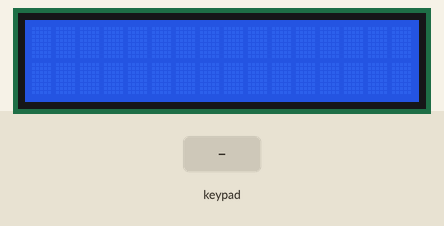
Simulated run of this sketch. Board: Arduino Uno, built with avr-gcc and run on an emulated ATmega328P. Shown: 16×2 character LCD. The test bench sets the inputs (shaded band). What the sketch prints to the serial monitor is not drawn.

Above: at 1.3 s.
1.4 s: keypad keys 5 4 3 2 # pressed 0.4 s apart
At 4.3 s:
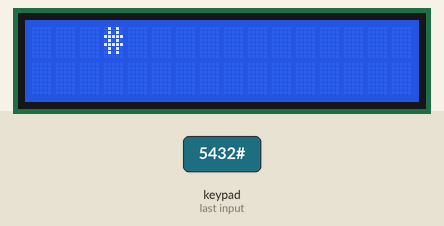
4.9 s: key '*' pressed
At 5.9 s:
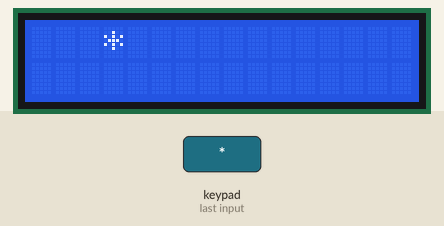
6.4 s: key '1' pressed
At 7.1 s:
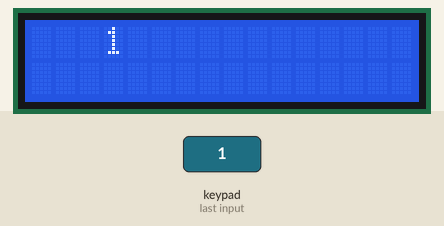
7.9 s: keypad keys 8 7 6 pressed 0.4 s apart
At 10.0 s:
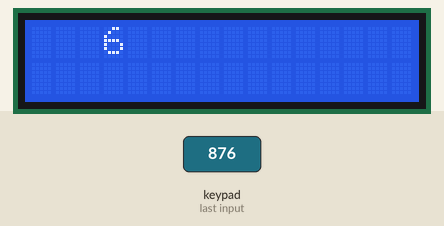
10.6 s: key '#' pressed
At 11.2 s:
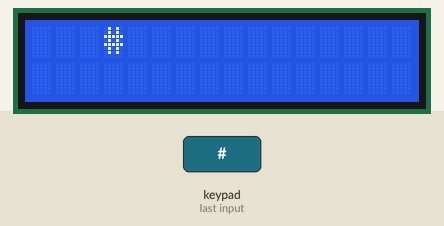
12.1 s: key '2' pressed
At 12.4 s:
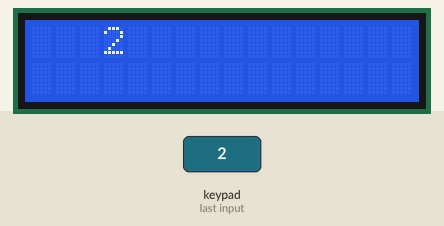
Timing chart, 0 to 14.6 s (numbered marks = the images above; inputs shaded):
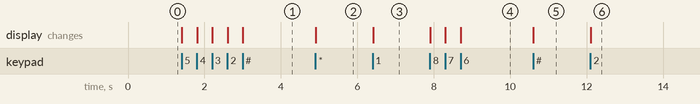

The sketch:

KEYPAD_2_LCD.ino
```cpp
#include <Keypad.h>
#include <LiquidCrystal_I2C.h>
LiquidCrystal_I2C lcd(0x27, 16, 2);

const byte ROWS = 4; //four rows
const byte COLS = 3; //three columns
char keys[ROWS][COLS] = {
  {'1','2','3'},
  {'4','5','6'},
  {'7','8','9'},
  {'*','0','#'}
};
byte rowPins[ROWS] = {5, 4, 3, 2}; //connect to the row pinouts of the keypad
byte colPins[COLS] = {8, 7, 6}; //connect to the column pinouts of the keypad

Keypad keypad = Keypad( makeKeymap(keys), rowPins, colPins, ROWS, COLS );

void setup(){
  Serial.begin(9600);
  lcd.begin(16, 2);
  lcd.setBacklight(HIGH);
  lcd.init();
  lcd.home();
}

void loop(){
  char key = keypad.getKey();

  if (key){
    Serial.println(key);
    lcd.setCursor(3, 0);
    lcd.print(key);
  }
}
```

Measured:
- after the input at 1.4 s, the display: first changes at once (image 1 shows a later state)
- after the input at 4.9 s, the display: changes at once (image 2)
- after the input at 6.4 s, the display: changes at once (image 3)
- after the input at 7.9 s, the display: first changes at once (image 4 shows a later state)
- after the input at 10.6 s, the display: changes at once (image 5)
- after the input at 12.1 s, the display: changes at once (image 6)
